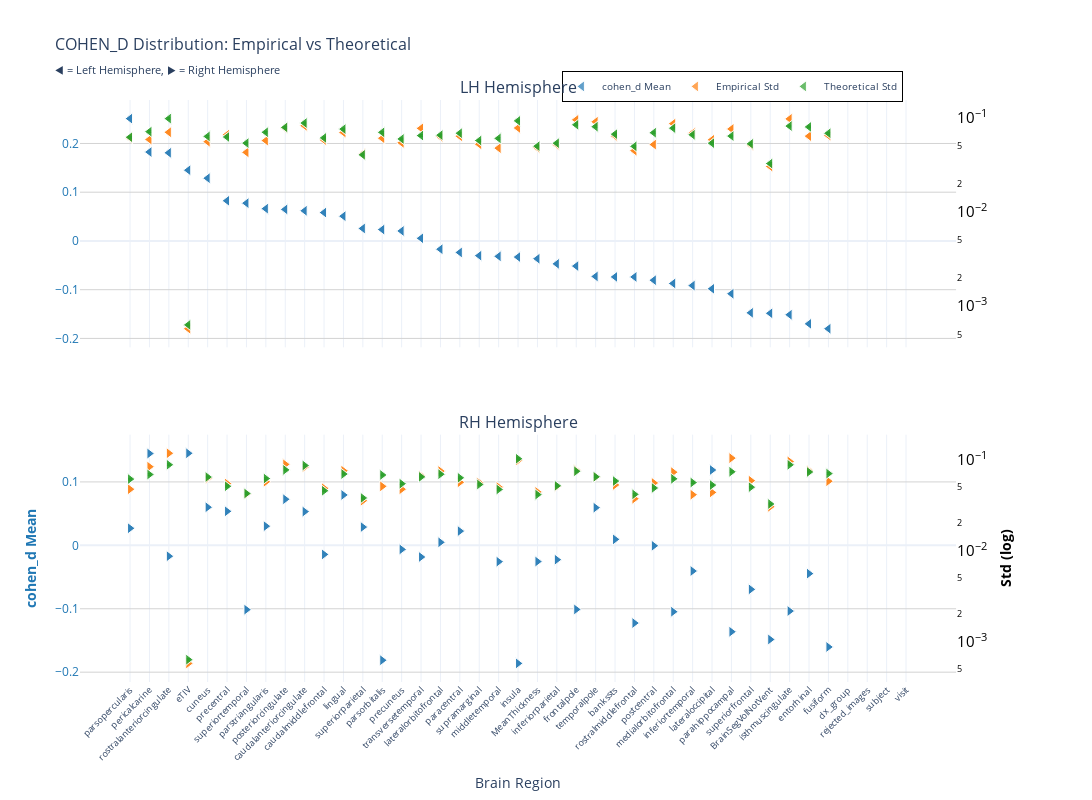
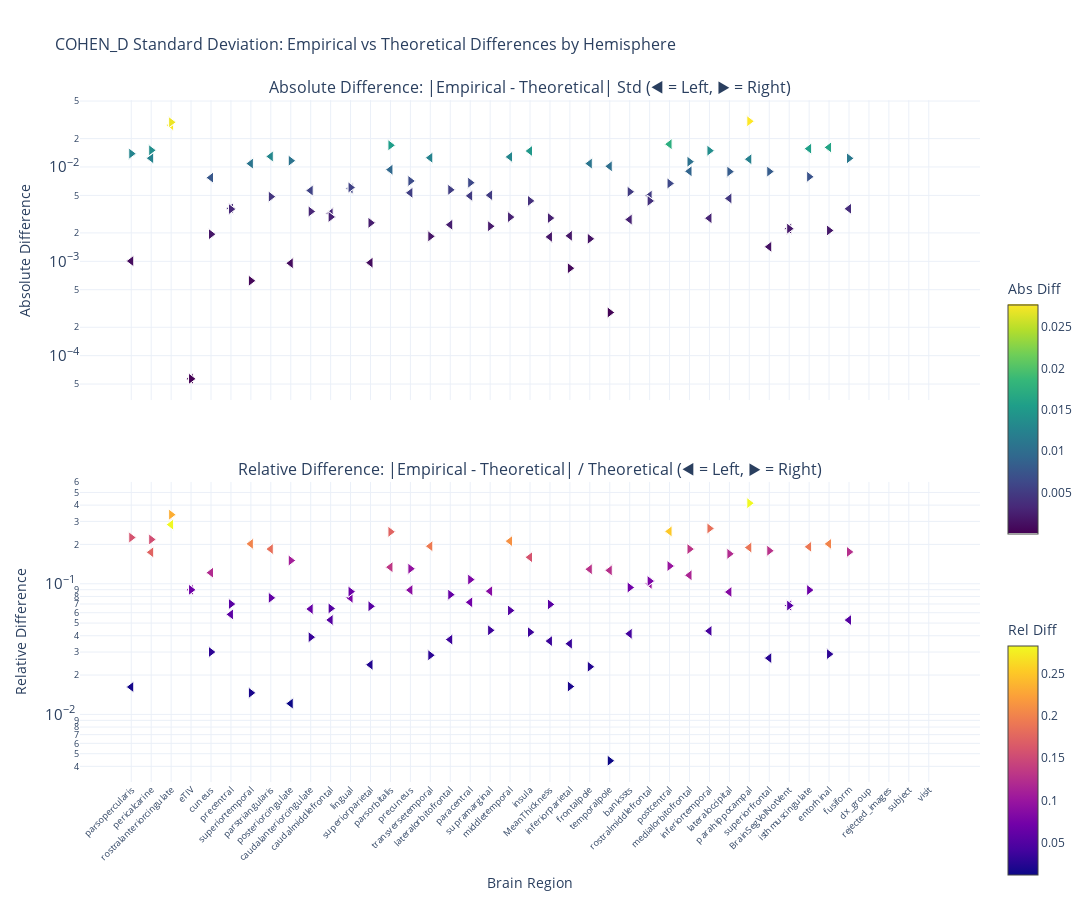

Here is the notebook cell these charts were saved with, in order:
### Markdown cell above
### Cohen's d

### Code cell
nu_nav = df_navr[(df_navr["study"] == "longitudinal") & (df_navr["group"] == "HC-PD")]
data_path = stats_dir / f"cohen_d_longitudinal_{METRIC}.parquet"
df, stats = get_test_stats(
    data_path, stat_functions_F, nu_nav, hemisphere=True, study="longitudinal"
)
show_figure(
    stats, hemisphere=True, stat_name="cohen_d", study="longitudinal", metric=METRIC
)

### Figure 1 — Plotly figure (JSON) as saved in the notebook; plotly's stock layout.template omitted (floating-point values rounded to 4 significant figures)
{"data": [{"hovertemplate": "<b>%{x}</b><br>Mean cohen_d: %{y:.2f}<br><extra></extra>", "legendgroup": "mean", "marker": {"color": "#1f77b4", "line": {"color": "white", "width": 1}, "opacity": 0.7, "size": 10, "symbol": "triangle-left"}, "mode": "markers", "name": "cohen_d Mean", "showlegend": true, "type": "scatter", "x": ["parsopercularis", "parsopercularis", "pericalcarine", "pericalcarine", "rostralanteriorcingulate", "rostralanteriorcingulate", "eTIV", "eTIV", "cuneus", "cuneus", "precentral", "precentral", "superiortemporal", "superiortemporal", "parstriangularis", "parstriangularis", "posteriorcingulate", "posteriorcingulate", "caudalanteriorcingulate", "caudalanteriorcingulate", "caudalmiddlefrontal", "caudalmiddlefrontal", "lingual", "lingual", "superiorparietal", "superiorparietal", "parsorbitalis", "parsorbitalis", "precuneus", "precuneus", "transversetemporal", "transversetemporal", "lateralorbitofrontal", "lateralorbitofrontal", "paracentral", "paracentral", "supramarginal", "supramarginal", "middletemporal", "middletemporal", "insula", "insula", "MeanThickness", "MeanThickness", "inferiorparietal", "inferiorparietal", "frontalpole", "frontalpole", "temporalpole", "temporalpole", "bankssts", "bankssts", "rostralmiddlefrontal", "rostralmiddlefrontal", "postcentral", "postcentral", "medialorbitofrontal", "medialorbitofrontal", "inferiortemporal", "inferiortemporal", "lateraloccipital", "lateraloccipital", "parahippocampal", "parahippocampal", "superiorfrontal", "superiorfrontal", "BrainSegVolNotVent", "BrainSegVolNotVent", "isthmuscingulate", "isthmuscingulate", "entorhinal", "entorhinal", "fusiform", "fusiform", "dx_group", "rejected_images", "subject", "visit"], "xaxis": "x", "y": [0.251, 0.251, 0.1824, 0.1824, 0.1808, 0.1808, 0.1452, 0.1452, 0.1288, 0.1288, 0.08244, 0.08244, 0.0776, 0.0776, 0.06627, 0.06627, 0.06475, 0.06475, 0.06187, 0.06187, 0.05822, 0.05822, 0.05086, 0.05086, 0.02558, 0.02558, 0.02333, 0.02333, 0.02046, 0.02046, 0.005449, 0.005449, -0.01695, -0.01695, -0.0236, -0.0236, -0.03016, -0.03016, -0.0316, -0.0316, -0.03306, -0.03306, -0.03645, -0.03645, -0.04701, -0.04701, -0.05158, -0.05158, -0.07283, -0.07283, -0.07379, -0.07379, -0.07385, -0.07385, -0.08052, -0.08052, -0.08717, -0.08717, -0.0916, -0.0916, -0.09813, -0.09813, -0.1083, -0.1083, -0.1475, -0.1475, -0.1484, -0.1484, -0.1514, -0.1514, -0.1701, -0.1701, -0.1801, -0.1801, NaN, NaN, NaN, NaN], "yaxis": "y"}, {"hovertemplate": "<b>%{x}</b><br>Empirical Std: %{y:.3f}<br><extra></extra>", "legendgroup": "empirical", "marker": {"color": "#ff7f0e", "line": {"color": "white", "width": 1}, "opacity": 0.7, "size": 10, "symbol": "triangle-left"}, "mode": "markers", "name": "Empirical Std", "showlegend": true, "type": "scatter", "x": ["parsopercularis", "parsopercularis", "pericalcarine", "pericalcarine", "rostralanteriorcingulate", "rostralanteriorcingulate", "eTIV", "eTIV", "cuneus", "cuneus", "precentral", "precentral", "superiortemporal", "superiortemporal", "parstriangularis", "parstriangularis", "posteriorcingulate", "posteriorcingulate", "caudalanteriorcingulate", "caudalanteriorcingulate", "caudalmiddlefrontal", "caudalmiddlefrontal", "lingual", "lingual", "superiorparietal", "superiorparietal", "parsorbitalis", "parsorbitalis", "precuneus", "precuneus", "transversetemporal", "transversetemporal", "lateralorbitofrontal", "lateralorbitofrontal", "paracentral", "paracentral", "supramarginal", "supramarginal", "middletemporal", "middletemporal", "insula", "insula", "MeanThickness", "MeanThickness", "inferiorparietal", "inferiorparietal", "frontalpole", "frontalpole", "temporalpole", "temporalpole", "bankssts", "bankssts", "rostralmiddlefrontal", "rostralmiddlefrontal", "postcentral", "postcentral", "medialorbitofrontal", "medialorbitofrontal", "inferiortemporal", "inferiortemporal", "lateraloccipital", "lateraloccipital", "parahippocampal", "parahippocampal", "superiorfrontal", "superiorfrontal", "BrainSegVolNotVent", "BrainSegVolNotVent", "isthmuscingulate", "isthmuscingulate", "entorhinal", "entorhinal", "fusiform", "fusiform", "dx_group", "rejected_images", "subject", "visit"], "xaxis": "x", "y": [0.06107, 0.06107, 0.05874, 0.05874, 0.07008, 0.07008, 0.0005753, 0.0005753, 0.05567, 0.05567, 0.06608, 0.06608, 0.0429, 0.0429, 0.0572, 0.0572, 0.078, 0.078, 0.08219, 0.08219, 0.05787, 0.05787, 0.0698, 0.0698, 0.04131, 0.04131, 0.06056, 0.06056, 0.05416, 0.05416, 0.07716, 0.07716, 0.06289, 0.06289, 0.06357, 0.06357, 0.05225, 0.05225, 0.04756, 0.04756, 0.07781, 0.07781, 0.04807, 0.04807, 0.05177, 0.05177, 0.09495, 0.09495, 0.09047, 0.09047, 0.06414, 0.06414, 0.04471, 0.04471, 0.05185, 0.05185, 0.08649, 0.08649, 0.06874, 0.06874, 0.05832, 0.05832, 0.07593, 0.07593, 0.05141, 0.05141, 0.03039, 0.03039, 0.0972, 0.0972, 0.06375, 0.06375, 0.0648, 0.0648, NaN, NaN, NaN, NaN], "yaxis": "y2"}, {"error_y": {"array": [0.001233, 0.001233, 0.001413, 0.001413, 0.001944, 0.001944, 1.256e-05, 1.256e-05, 0.001259, 0.001259, 0.001241, 0.001241, 0.001068, 0.001068, 0.001393, 0.001393, 0.001569, 0.001569, 0.001745, 0.001745, 0.001214, 0.001214, 0.001504, 0.001504, 0.0008016, 0.0008016, 0.001389, 0.001389, 0.001182, 0.001182, 0.001284, 0.001284, 0.001298, 0.001298, 0.001361, 0.001361, 0.001138, 0.001138, 0.001199, 0.001199, 0.001839, 0.001839, 0.0009912, 0.0009912, 0.001066, 0.001066, 0.001671, 0.001671, 0.001596, 0.001596, 0.001329, 0.001329, 0.0009871, 0.0009871, 0.001377, 0.001377, 0.00154, 0.00154, 0.001309, 0.001309, 0.001067, 0.001067, 0.001269, 0.001269, 0.00105, 0.00105, 0.000648, 0.000648, 0.001621, 0.001621, 0.001587, 0.001587, 0.001359, 0.001359, NaN, NaN, NaN, NaN], "arrayminus": [0.001209, 0.001209, 0.001385, 0.001385, 0.001905, 0.001905, 1.231e-05, 1.231e-05, 0.001234, 0.001234, 0.001216, 0.001216, 0.001047, 0.001047, 0.001366, 0.001366, 0.001538, 0.001538, 0.00171, 0.00171, 0.00119, 0.00119, 0.001475, 0.001475, 0.0007857, 0.0007857, 0.001362, 0.001362, 0.001159, 0.001159, 0.001259, 0.001259, 0.001272, 0.001272, 0.001334, 0.001334, 0.001115, 0.001115, 0.001175, 0.001175, 0.001803, 0.001803, 0.0009716, 0.0009716, 0.001045, 0.001045, 0.001638, 0.001638, 0.001564, 0.001564, 0.001303, 0.001303, 0.0009675, 0.0009675, 0.00135, 0.00135, 0.001509, 0.001509, 0.001283, 0.001283, 0.001045, 0.001045, 0.001243, 0.001243, 0.001029, 0.001029, 0.0006352, 0.0006352, 0.001588, 0.001588, 0.001556, 0.001556, 0.001332, 0.001332, NaN, NaN, NaN, NaN], "color": "#2ca02c", "thickness": 1, "type": "data", "visible": true, "width": 2}, "hovertemplate": "<b>%{x}</b><br>Theoretical Std: %{y:.3f}<br><extra></extra>", "legendgroup": "theoretical", "marker": {"color": "#2ca02c", "line": {"color": "white", "width": 1}, "opacity": 0.7, "size": 10, "symbol": "triangle-left"}, "mode": "markers", "name": "Theoretical Std", "showlegend": true, "type": "scatter", "x": ["parsopercularis", "parsopercularis", "pericalcarine", "pericalcarine", "rostralanteriorcingulate", "rostralanteriorcingulate", "eTIV", "eTIV", "cuneus", "cuneus", "precentral", "precentral", "superiortemporal", "superiortemporal", "parstriangularis", "parstriangularis", "posteriorcingulate", "posteriorcingulate", "caudalanteriorcingulate", "caudalanteriorcingulate", "caudalmiddlefrontal", "caudalmiddlefrontal", "lingual", "lingual", "superiorparietal", "superiorparietal", "parsorbitalis", "parsorbitalis", "precuneus", "precuneus", "transversetemporal", "transversetemporal", "lateralorbitofrontal", "lateralorbitofrontal", "paracentral", "paracentral", "supramarginal", "supramarginal", "middletemporal", "middletemporal", "insula", "insula", "MeanThickness", "MeanThickness", "inferiorparietal", "inferiorparietal", "frontalpole", "frontalpole", "temporalpole", "temporalpole", "bankssts", "bankssts", "rostralmiddlefrontal", "rostralmiddlefrontal", "postcentral", "postcentral", "medialorbitofrontal", "medialorbitofrontal", "inferiortemporal", "inferiortemporal", "lateraloccipital", "lateraloccipital", "parahippocampal", "parahippocampal", "superiorfrontal", "superiorfrontal", "BrainSegVolNotVent", "BrainSegVolNotVent", "isthmuscingulate", "isthmuscingulate", "entorhinal", "entorhinal", "fusiform", "fusiform", "dx_group", "rejected_images", "subject", "visit"], "xaxis": "x", "y": [0.06208, 0.06208, 0.07112, 0.07112, 0.09783, 0.09783, 0.0006321, 0.0006321, 0.06338, 0.06338, 0.06245, 0.06245, 0.05376, 0.05376, 0.07013, 0.07013, 0.07895, 0.07895, 0.08782, 0.08782, 0.0611, 0.0611, 0.07572, 0.07572, 0.04034, 0.04034, 0.06993, 0.06993, 0.05949, 0.05949, 0.06463, 0.06463, 0.06533, 0.06533, 0.06851, 0.06851, 0.05727, 0.05727, 0.06035, 0.06035, 0.09258, 0.09258, 0.04989, 0.04989, 0.05363, 0.05363, 0.08409, 0.08409, 0.08031, 0.08031, 0.06691, 0.06691, 0.04968, 0.04968, 0.0693, 0.0693, 0.07749, 0.07749, 0.06588, 0.06588, 0.05368, 0.05368, 0.06385, 0.06385, 0.05284, 0.05284, 0.03261, 0.03261, 0.08156, 0.08156, 0.07987, 0.07987, 0.0684, 0.0684, NaN, NaN, NaN, NaN], "yaxis": "y2"}, {"hovertemplate": "<b>%{x}</b><br>Mean cohen_d: %{y:.2f}<br><extra></extra>", "legendgroup": "mean", "marker": {"color": "#1f77b4", "line": {"color": "white", "width": 1}, "opacity": 0.7, "size": 10, "symbol": "triangle-right"}, "mode": "markers", "name": "cohen_d Mean", "showlegend": false, "type": "scatter", "x": ["eTIV", "eTIV", "pericalcarine", "pericalcarine", "lateraloccipital", "lateraloccipital", "supramarginal", "supramarginal", "lingual", "lingual", "posteriorcingulate", "posteriorcingulate", "cuneus", "cuneus", "temporalpole", "temporalpole", "precentral", "precentral", "caudalanteriorcingulate", "caudalanteriorcingulate", "parstriangularis", "parstriangularis", "superiorparietal", "superiorparietal", "parsopercularis", "parsopercularis", "paracentral", "paracentral", "bankssts", "bankssts", "lateralorbitofrontal", "lateralorbitofrontal", "postcentral", "postcentral", "precuneus", "precuneus", "caudalmiddlefrontal", "caudalmiddlefrontal", "rostralanteriorcingulate", "rostralanteriorcingulate", "transversetemporal", "transversetemporal", "inferiorparietal", "inferiorparietal", "MeanThickness", "MeanThickness", "middletemporal", "middletemporal", "inferiortemporal", "inferiortemporal", "entorhinal", "entorhinal", "superiorfrontal", "superiorfrontal", "frontalpole", "frontalpole", "superiortemporal", "superiortemporal", "isthmuscingulate", "isthmuscingulate", "medialorbitofrontal", "medialorbitofrontal", "rostralmiddlefrontal", "rostralmiddlefrontal", "parahippocampal", "parahippocampal", "BrainSegVolNotVent", "BrainSegVolNotVent", "fusiform", "fusiform", "parsorbitalis", "parsorbitalis", "insula", "insula", "dx_group", "rejected_images", "subject", "visit"], "xaxis": "x2", "y": [0.1452, 0.1452, 0.1447, 0.1447, 0.1188, 0.1188, 0.09858, 0.09858, 0.07943, 0.07943, 0.07269, 0.07269, 0.06005, 0.06005, 0.05939, 0.05939, 0.05364, 0.05364, 0.05318, 0.05318, 0.03023, 0.03023, 0.0288, 0.0288, 0.02695, 0.02695, 0.02242, 0.02242, 0.009427, 0.009427, 0.004758, 0.004758, -0.0007183, -0.0007183, -0.006395, -0.006395, -0.01431, -0.01431, -0.01716, -0.01716, -0.01841, -0.01841, -0.02262, -0.02262, -0.02555, -0.02555, -0.02574, -0.02574, -0.04051, -0.04051, -0.04458, -0.04458, -0.06941, -0.06941, -0.1011, -0.1011, -0.1014, -0.1014, -0.1036, -0.1036, -0.1047, -0.1047, -0.1225, -0.1225, -0.1362, -0.1362, -0.1484, -0.1484, -0.1603, -0.1603, -0.1811, -0.1811, -0.1861, -0.1861, NaN, NaN, NaN, NaN], "yaxis": "y3"}, {"hovertemplate": "<b>%{x}</b><br>Empirical Std: %{y:.3f}<br><extra></extra>", "legendgroup": "empirical", "marker": {"color": "#ff7f0e", "line": {"color": "white", "width": 1}, "opacity": 0.7, "size": 10, "symbol": "triangle-right"}, "mode": "markers", "name": "Empirical Std", "showlegend": false, "type": "scatter", "x": ["eTIV", "eTIV", "pericalcarine", "pericalcarine", "lateraloccipital", "lateraloccipital", "supramarginal", "supramarginal", "lingual", "lingual", "posteriorcingulate", "posteriorcingulate", "cuneus", "cuneus", "temporalpole", "temporalpole", "precentral", "precentral", "caudalanteriorcingulate", "caudalanteriorcingulate", "parstriangularis", "parstriangularis", "superiorparietal", "superiorparietal", "parsopercularis", "parsopercularis", "paracentral", "paracentral", "bankssts", "bankssts", "lateralorbitofrontal", "lateralorbitofrontal", "postcentral", "postcentral", "precuneus", "precuneus", "caudalmiddlefrontal", "caudalmiddlefrontal", "rostralanteriorcingulate", "rostralanteriorcingulate", "transversetemporal", "transversetemporal", "inferiorparietal", "inferiorparietal", "MeanThickness", "MeanThickness", "middletemporal", "middletemporal", "inferiortemporal", "inferiortemporal", "entorhinal", "entorhinal", "superiorfrontal", "superiorfrontal", "frontalpole", "frontalpole", "superiortemporal", "superiortemporal", "isthmuscingulate", "isthmuscingulate", "medialorbitofrontal", "medialorbitofrontal", "rostralmiddlefrontal", "rostralmiddlefrontal", "parahippocampal", "parahippocampal", "BrainSegVolNotVent", "BrainSegVolNotVent", "fusiform", "fusiform", "parsorbitalis", "parsorbitalis", "insula", "insula", "dx_group", "rejected_images", "subject", "visit"], "xaxis": "x2", "y": [0.0005753, 0.0005753, 0.08392, 0.08392, 0.04375, 0.04375, 0.05585, 0.05585, 0.07575, 0.07575, 0.089, 0.089, 0.06261, 0.06261, 0.06468, 0.06468, 0.0547, 0.0547, 0.08319, 0.08319, 0.0573, 0.0573, 0.03547, 0.03547, 0.04744, 0.04744, 0.05651, 0.05651, 0.05285, 0.05285, 0.07512, 0.07512, 0.05562, 0.05562, 0.04744, 0.04744, 0.04859, 0.04859, 0.1179, 0.1179, 0.06667, 0.06667, 0.05085, 0.05085, 0.04424, 0.04424, 0.05009, 0.05009, 0.04128, 0.04128, 0.0755, 0.0755, 0.05891, 0.05891, 0.07653, 0.07653, 0.04195, 0.04195, 0.09585, 0.09585, 0.07308, 0.07308, 0.03729, 0.03729, 0.1043, 0.1043, 0.03039, 0.03039, 0.05812, 0.05812, 0.05103, 0.05103, 0.09827, 0.09827, NaN, NaN, NaN, NaN], "yaxis": "y4"}, {"error_y": {"array": [1.256e-05, 1.256e-05, 0.001369, 0.001369, 0.001047, 0.001047, 0.001063, 0.001063, 0.001385, 0.001385, 0.001537, 0.001537, 0.001283, 0.001283, 0.001291, 0.001291, 0.001016, 0.001016, 0.00172, 0.00172, 0.001235, 0.001235, 0.0007555, 0.0007555, 0.001218, 0.001218, 0.001258, 0.001258, 0.001158, 0.001158, 0.001379, 0.001379, 0.0009724, 0.0009724, 0.001084, 0.001084, 0.0009067, 0.0009067, 0.001751, 0.001751, 0.001288, 0.001288, 0.001027, 0.001027, 0.0008219, 0.0008219, 0.0009368, 0.0009368, 0.001116, 0.001116, 0.001458, 0.001458, 0.0009928, 0.0009928, 0.001486, 0.001486, 0.0008458, 0.0008458, 0.001748, 0.001748, 0.001226, 0.001226, 0.0008276, 0.0008276, 0.001465, 0.001465, 0.000648, 0.000648, 0.0014, 0.0014, 0.001351, 0.001351, 0.002039, 0.002039, NaN, NaN, NaN, NaN], "arrayminus": [1.231e-05, 1.231e-05, 0.001342, 0.001342, 0.001026, 0.001026, 0.001042, 0.001042, 0.001357, 0.001357, 0.001506, 0.001506, 0.001257, 0.001257, 0.001265, 0.001265, 0.0009957, 0.0009957, 0.001686, 0.001686, 0.00121, 0.00121, 0.0007405, 0.0007405, 0.001194, 0.001194, 0.001233, 0.001233, 0.001135, 0.001135, 0.001352, 0.001352, 0.0009531, 0.0009531, 0.001062, 0.001062, 0.0008887, 0.0008887, 0.001716, 0.001716, 0.001263, 0.001263, 0.001007, 0.001007, 0.0008056, 0.0008056, 0.0009182, 0.0009182, 0.001094, 0.001094, 0.001429, 0.001429, 0.0009731, 0.0009731, 0.001457, 0.001457, 0.000829, 0.000829, 0.001713, 0.001713, 0.001202, 0.001202, 0.0008112, 0.0008112, 0.001436, 0.001436, 0.0006352, 0.0006352, 0.001372, 0.001372, 0.001325, 0.001325, 0.001999, 0.001999, NaN, NaN, NaN, NaN], "color": "#2ca02c", "thickness": 1, "type": "data", "visible": true, "width": 2}, "hovertemplate": "<b>%{x}</b><br>Theoretical Std: %{y:.3f}<br><extra></extra>", "legendgroup": "theoretical", "marker": {"color": "#2ca02c", "line": {"color": "white", "width": 1}, "opacity": 0.7, "size": 10, "symbol": "triangle-right"}, "mode": "markers", "name": "Theoretical Std", "showlegend": false, "type": "scatter", "x": ["eTIV", "eTIV", "pericalcarine", "pericalcarine", "lateraloccipital", "lateraloccipital", "supramarginal", "supramarginal", "lingual", "lingual", "posteriorcingulate", "posteriorcingulate", "cuneus", "cuneus", "temporalpole", "temporalpole", "precentral", "precentral", "caudalanteriorcingulate", "caudalanteriorcingulate", "parstriangularis", "parstriangularis", "superiorparietal", "superiorparietal", "parsopercularis", "parsopercularis", "paracentral", "paracentral", "bankssts", "bankssts", "lateralorbitofrontal", "lateralorbitofrontal", "postcentral", "postcentral", "precuneus", "precuneus", "caudalmiddlefrontal", "caudalmiddlefrontal", "rostralanteriorcingulate", "rostralanteriorcingulate", "transversetemporal", "transversetemporal", "inferiorparietal", "inferiorparietal", "MeanThickness", "MeanThickness", "middletemporal", "middletemporal", "inferiortemporal", "inferiortemporal", "entorhinal", "entorhinal", "superiorfrontal", "superiorfrontal", "frontalpole", "frontalpole", "superiortemporal", "superiortemporal", "isthmuscingulate", "isthmuscingulate", "medialorbitofrontal", "medialorbitofrontal", "rostralmiddlefrontal", "rostralmiddlefrontal", "parahippocampal", "parahippocampal", "BrainSegVolNotVent", "BrainSegVolNotVent", "fusiform", "fusiform", "parsorbitalis", "parsorbitalis", "insula", "insula", "dx_group", "rejected_images", "subject", "visit"], "xaxis": "x2", "y": [0.0006321, 0.0006321, 0.06889, 0.06889, 0.05268, 0.05268, 0.05349, 0.05349, 0.06968, 0.06968, 0.07735, 0.07735, 0.06455, 0.06455, 0.06496, 0.06496, 0.05112, 0.05112, 0.08657, 0.08657, 0.06215, 0.06215, 0.03802, 0.03802, 0.06128, 0.06128, 0.06332, 0.06332, 0.0583, 0.0583, 0.0694, 0.0694, 0.04894, 0.04894, 0.05455, 0.05455, 0.04563, 0.04563, 0.08814, 0.08814, 0.06484, 0.06484, 0.05169, 0.05169, 0.04137, 0.04137, 0.04715, 0.04715, 0.05617, 0.05617, 0.07338, 0.07338, 0.04997, 0.04997, 0.0748, 0.0748, 0.04257, 0.04257, 0.08798, 0.08798, 0.06171, 0.06171, 0.04165, 0.04165, 0.07375, 0.07375, 0.03261, 0.03261, 0.07047, 0.07047, 0.06802, 0.06802, 0.1026, 0.1026, NaN, NaN, NaN, NaN], "yaxis": "y4"}], "layout": {"annotations": [{"font": {"size": 16}, "showarrow": false, "text": "LH Hemisphere", "x": 0.47, "xanchor": "center", "xref": "paper", "y": 1, "yanchor": "bottom", "yref": "paper"}, {"font": {"size": 16}, "showarrow": false, "text": "RH Hemisphere", "x": 0.47, "xanchor": "center", "xref": "paper", "y": 0.425, "yanchor": "bottom", "yref": "paper"}], "height": 800, "hovermode": "x", "legend": {"bgcolor": "rgba(255, 255, 255, 0.9)", "bordercolor": "black", "borderwidth": 1, "font": {"size": 10}, "orientation": "h", "x": 0.7, "xanchor": "center", "y": 1.05}, "title": {"font": {"size": 16}, "text": "COHEN_D Distribution: Empirical vs Theoretical<br><sub>◀ = Left Hemisphere, ▶ = Right Hemisphere</sub>"}, "width": 1400, "xaxis": {"anchor": "y", "domain": [0, 0.94], "matches": "x2", "showticklabels": false}, "xaxis2": {"anchor": "y3", "domain": [0, 0.94], "tickangle": -45, "tickfont": {"size": 9}, "title": {"text": "Brain Region"}}, "yaxis": {"anchor": "x", "domain": [0.575, 1], "gridcolor": "lightgray", "showgrid": true, "tickfont": {"color": "#1f77b4"}, "title": {"font": {"color": "#1f77b4"}, "text": ""}}, "yaxis2": {"anchor": "x", "exponentformat": "power", "overlaying": "y", "showgrid": false, "side": "right", "tickfont": {"color": "black"}, "title": {"font": {"color": "black"}, "text": ""}, "type": "log"}, "yaxis3": {"anchor": "x2", "domain": [0, 0.425], "gridcolor": "lightgray", "showgrid": true, "tickfont": {"color": "#1f77b4"}, "title": {"font": {"color": "#1f77b4"}, "text": "<b>cohen_d Mean</b>"}}, "yaxis4": {"anchor": "x2", "exponentformat": "power", "overlaying": "y3", "showgrid": false, "side": "right", "tickfont": {"color": "black"}, "title": {"font": {"color": "black"}, "text": "<b>Std (log)</b>"}, "type": "log"}}}

### Figure 2 — Plotly figure (JSON) as saved in the notebook; plotly's stock layout.template omitted (floating-point values rounded to 4 significant figures)
{"data": [{"hovertemplate": "<b>%{x}</b><br>Hemisphere: %{text}<br>Abs Diff: %{y:.4f}<br><extra></extra>", "legendgroup": "abs_lh", "marker": {"color": [0.001006, 0.001006, 0.01238, 0.01238, 0.02775, 0.02775, 5.68e-05, 5.68e-05, 0.007704, 0.007704, 0.003639, 0.003639, 0.01086, 0.01086, 0.01293, 0.01293, 0.0009551, 0.0009551, 0.005628, 0.005628, 0.003227, 0.003227, 0.005915, 0.005915, 0.0009671, 0.0009671, 0.009367, 0.009367, 0.005325, 0.005325, 0.01253, 0.01253, 0.002443, 0.002443, 0.004941, 0.004941, 0.005025, 0.005025, 0.01279, 0.01279, 0.01477, 0.01477, 0.001816, 0.001816, 0.001863, 0.001863, 0.01086, 0.01086, 0.01017, 0.01017, 0.002771, 0.002771, 0.004965, 0.004965, 0.01745, 0.01745, 0.009001, 0.009001, 0.002866, 0.002866, 0.004641, 0.004641, 0.01209, 0.01209, 0.001425, 0.001425, 0.002219, 0.002219, 0.01564, 0.01564, 0.01612, 0.01612, 0.003606, 0.003606, NaN, NaN, NaN, NaN], "colorbar": {"len": 0.4, "title": {"text": "Abs Diff"}, "y": 0.75, "yanchor": "top"}, "colorscale": [[0, "#440154"], [0.1111, "#482878"], [0.2222, "#3e4989"], [0.3333, "#31688e"], [0.4444, "#26828e"], [0.5556, "#1f9e89"], [0.6667, "#35b779"], [0.7778, "#6ece58"], [0.8889, "#b5de2b"], [1, "#fde725"]], "line": {"color": "white", "width": 1}, "showscale": true, "size": 10, "symbol": "triangle-left"}, "mode": "markers", "name": "Absolute (lh)", "showlegend": false, "text": ["lh", "lh", "lh", "lh", "lh", "lh", "lh", "lh", "lh", "lh", "lh", "lh", "lh", "lh", "lh", "lh", "lh", "lh", "lh", "lh", "lh", "lh", "lh", "lh", "lh", "lh", "lh", "lh", "lh", "lh", "lh", "lh", "lh", "lh", "lh", "lh", "lh", "lh", "lh", "lh", "lh", "lh", "lh", "lh", "lh", "lh", "lh", "lh", "lh", "lh", "lh", "lh", "lh", "lh", "lh", "lh", "lh", "lh", "lh", "lh", "lh", "lh", "lh", "lh", "lh", "lh", "lh", "lh", "lh", "lh", "lh", "lh", "lh", "lh", "lh", "lh", "lh", "lh"], "type": "scatter", "x": ["parsopercularis", "parsopercularis", "pericalcarine", "pericalcarine", "rostralanteriorcingulate", "rostralanteriorcingulate", "eTIV", "eTIV", "cuneus", "cuneus", "precentral", "precentral", "superiortemporal", "superiortemporal", "parstriangularis", "parstriangularis", "posteriorcingulate", "posteriorcingulate", "caudalanteriorcingulate", "caudalanteriorcingulate", "caudalmiddlefrontal", "caudalmiddlefrontal", "lingual", "lingual", "superiorparietal", "superiorparietal", "parsorbitalis", "parsorbitalis", "precuneus", "precuneus", "transversetemporal", "transversetemporal", "lateralorbitofrontal", "lateralorbitofrontal", "paracentral", "paracentral", "supramarginal", "supramarginal", "middletemporal", "middletemporal", "insula", "insula", "MeanThickness", "MeanThickness", "inferiorparietal", "inferiorparietal", "frontalpole", "frontalpole", "temporalpole", "temporalpole", "bankssts", "bankssts", "rostralmiddlefrontal", "rostralmiddlefrontal", "postcentral", "postcentral", "medialorbitofrontal", "medialorbitofrontal", "inferiortemporal", "inferiortemporal", "lateraloccipital", "lateraloccipital", "parahippocampal", "parahippocampal", "superiorfrontal", "superiorfrontal", "BrainSegVolNotVent", "BrainSegVolNotVent", "isthmuscingulate", "isthmuscingulate", "entorhinal", "entorhinal", "fusiform", "fusiform", "dx_group", "rejected_images", "subject", "visit"], "xaxis": "x", "y": [0.001006, 0.001006, 0.01238, 0.01238, 0.02775, 0.02775, 5.68e-05, 5.68e-05, 0.007704, 0.007704, 0.003639, 0.003639, 0.01086, 0.01086, 0.01293, 0.01293, 0.0009551, 0.0009551, 0.005628, 0.005628, 0.003227, 0.003227, 0.005915, 0.005915, 0.0009671, 0.0009671, 0.009367, 0.009367, 0.005325, 0.005325, 0.01253, 0.01253, 0.002443, 0.002443, 0.004941, 0.004941, 0.005025, 0.005025, 0.01279, 0.01279, 0.01477, 0.01477, 0.001816, 0.001816, 0.001863, 0.001863, 0.01086, 0.01086, 0.01017, 0.01017, 0.002771, 0.002771, 0.004965, 0.004965, 0.01745, 0.01745, 0.009001, 0.009001, 0.002866, 0.002866, 0.004641, 0.004641, 0.01209, 0.01209, 0.001425, 0.001425, 0.002219, 0.002219, 0.01564, 0.01564, 0.01612, 0.01612, 0.003606, 0.003606, NaN, NaN, NaN, NaN], "yaxis": "y"}, {"hovertemplate": "<b>%{x}</b><br>Hemisphere: %{text}<br>Rel Diff: %{y:.2%}<br><extra></extra>", "legendgroup": "rel_lh", "marker": {"color": [0.01621, 0.01621, 0.1741, 0.1741, 0.2836, 0.2836, 0.08986, 0.08986, 0.1216, 0.1216, 0.05827, 0.05827, 0.202, 0.202, 0.1844, 0.1844, 0.0121, 0.0121, 0.06408, 0.06408, 0.05282, 0.05282, 0.07812, 0.07812, 0.02397, 0.02397, 0.1339, 0.1339, 0.08951, 0.08951, 0.1938, 0.1938, 0.03739, 0.03739, 0.07213, 0.07213, 0.08775, 0.08775, 0.2119, 0.2119, 0.1595, 0.1595, 0.03639, 0.03639, 0.03474, 0.03474, 0.1292, 0.1292, 0.1266, 0.1266, 0.04141, 0.04141, 0.09994, 0.09994, 0.2517, 0.2517, 0.1162, 0.1162, 0.04351, 0.04351, 0.08645, 0.08645, 0.1893, 0.1893, 0.02697, 0.02697, 0.06805, 0.06805, 0.1917, 0.1917, 0.2019, 0.2019, 0.05271, 0.05271, NaN, NaN, NaN, NaN], "colorbar": {"len": 0.4, "title": {"text": "Rel Diff"}, "y": 0.25, "yanchor": "top"}, "colorscale": [[0, "#0d0887"], [0.1111, "#46039f"], [0.2222, "#7201a8"], [0.3333, "#9c179e"], [0.4444, "#bd3786"], [0.5556, "#d8576b"], [0.6667, "#ed7953"], [0.7778, "#fb9f3a"], [0.8889, "#fdca26"], [1, "#f0f921"]], "line": {"color": "white", "width": 1}, "showscale": true, "size": 10, "symbol": "triangle-left"}, "mode": "markers", "name": "Relative (lh)", "showlegend": false, "text": ["lh", "lh", "lh", "lh", "lh", "lh", "lh", "lh", "lh", "lh", "lh", "lh", "lh", "lh", "lh", "lh", "lh", "lh", "lh", "lh", "lh", "lh", "lh", "lh", "lh", "lh", "lh", "lh", "lh", "lh", "lh", "lh", "lh", "lh", "lh", "lh", "lh", "lh", "lh", "lh", "lh", "lh", "lh", "lh", "lh", "lh", "lh", "lh", "lh", "lh", "lh", "lh", "lh", "lh", "lh", "lh", "lh", "lh", "lh", "lh", "lh", "lh", "lh", "lh", "lh", "lh", "lh", "lh", "lh", "lh", "lh", "lh", "lh", "lh", "lh", "lh", "lh", "lh"], "type": "scatter", "x": ["parsopercularis", "parsopercularis", "pericalcarine", "pericalcarine", "rostralanteriorcingulate", "rostralanteriorcingulate", "eTIV", "eTIV", "cuneus", "cuneus", "precentral", "precentral", "superiortemporal", "superiortemporal", "parstriangularis", "parstriangularis", "posteriorcingulate", "posteriorcingulate", "caudalanteriorcingulate", "caudalanteriorcingulate", "caudalmiddlefrontal", "caudalmiddlefrontal", "lingual", "lingual", "superiorparietal", "superiorparietal", "parsorbitalis", "parsorbitalis", "precuneus", "precuneus", "transversetemporal", "transversetemporal", "lateralorbitofrontal", "lateralorbitofrontal", "paracentral", "paracentral", "supramarginal", "supramarginal", "middletemporal", "middletemporal", "insula", "insula", "MeanThickness", "MeanThickness", "inferiorparietal", "inferiorparietal", "frontalpole", "frontalpole", "temporalpole", "temporalpole", "bankssts", "bankssts", "rostralmiddlefrontal", "rostralmiddlefrontal", "postcentral", "postcentral", "medialorbitofrontal", "medialorbitofrontal", "inferiortemporal", "inferiortemporal", "lateraloccipital", "lateraloccipital", "parahippocampal", "parahippocampal", "superiorfrontal", "superiorfrontal", "BrainSegVolNotVent", "BrainSegVolNotVent", "isthmuscingulate", "isthmuscingulate", "entorhinal", "entorhinal", "fusiform", "fusiform", "dx_group", "rejected_images", "subject", "visit"], "xaxis": "x2", "y": [0.01621, 0.01621, 0.1741, 0.1741, 0.2836, 0.2836, 0.08986, 0.08986, 0.1216, 0.1216, 0.05827, 0.05827, 0.202, 0.202, 0.1844, 0.1844, 0.0121, 0.0121, 0.06408, 0.06408, 0.05282, 0.05282, 0.07812, 0.07812, 0.02397, 0.02397, 0.1339, 0.1339, 0.08951, 0.08951, 0.1938, 0.1938, 0.03739, 0.03739, 0.07213, 0.07213, 0.08775, 0.08775, 0.2119, 0.2119, 0.1595, 0.1595, 0.03639, 0.03639, 0.03474, 0.03474, 0.1292, 0.1292, 0.1266, 0.1266, 0.04141, 0.04141, 0.09994, 0.09994, 0.2517, 0.2517, 0.1162, 0.1162, 0.04351, 0.04351, 0.08645, 0.08645, 0.1893, 0.1893, 0.02697, 0.02697, 0.06805, 0.06805, 0.1917, 0.1917, 0.2019, 0.2019, 0.05271, 0.05271, NaN, NaN, NaN, NaN], "yaxis": "y2"}, {"hovertemplate": "<b>%{x}</b><br>Hemisphere: %{text}<br>Abs Diff: %{y:.4f}<br><extra></extra>", "legendgroup": "abs_rh", "marker": {"color": [5.68e-05, 5.68e-05, 0.01504, 0.01504, 0.008924, 0.008924, 0.002354, 0.002354, 0.006066, 0.006066, 0.01165, 0.01165, 0.001939, 0.001939, 0.0002869, 0.0002869, 0.003575, 0.003575, 0.003376, 0.003376, 0.004847, 0.004847, 0.002556, 0.002556, 0.01385, 0.01385, 0.006813, 0.006813, 0.005458, 0.005458, 0.005726, 0.005726, 0.006688, 0.006688, 0.007108, 0.007108, 0.002954, 0.002954, 0.02979, 0.02979, 0.001839, 0.001839, 0.0008446, 0.0008446, 0.002874, 0.002874, 0.002942, 0.002942, 0.01488, 0.01488, 0.002123, 0.002123, 0.00894, 0.00894, 0.001732, 0.001732, 0.000622, 0.000622, 0.007873, 0.007873, 0.01137, 0.01137, 0.004366, 0.004366, 0.03053, 0.03053, 0.002219, 0.002219, 0.01235, 0.01235, 0.01699, 0.01699, 0.00437, 0.00437, NaN, NaN, NaN, NaN], "colorbar": {"len": 0.4, "title": {"text": "Abs Diff"}, "y": 0.75, "yanchor": "top"}, "colorscale": [[0, "#440154"], [0.1111, "#482878"], [0.2222, "#3e4989"], [0.3333, "#31688e"], [0.4444, "#26828e"], [0.5556, "#1f9e89"], [0.6667, "#35b779"], [0.7778, "#6ece58"], [0.8889, "#b5de2b"], [1, "#fde725"]], "line": {"color": "white", "width": 1}, "showscale": false, "size": 10, "symbol": "triangle-right"}, "mode": "markers", "name": "Absolute (rh)", "showlegend": false, "text": ["rh", "rh", "rh", "rh", "rh", "rh", "rh", "rh", "rh", "rh", "rh", "rh", "rh", "rh", "rh", "rh", "rh", "rh", "rh", "rh", "rh", "rh", "rh", "rh", "rh", "rh", "rh", "rh", "rh", "rh", "rh", "rh", "rh", "rh", "rh", "rh", "rh", "rh", "rh", "rh", "rh", "rh", "rh", "rh", "rh", "rh", "rh", "rh", "rh", "rh", "rh", "rh", "rh", "rh", "rh", "rh", "rh", "rh", "rh", "rh", "rh", "rh", "rh", "rh", "rh", "rh", "rh", "rh", "rh", "rh", "rh", "rh", "rh", "rh", "rh", "rh", "rh", "rh"], "type": "scatter", "x": ["eTIV", "eTIV", "pericalcarine", "pericalcarine", "lateraloccipital", "lateraloccipital", "supramarginal", "supramarginal", "lingual", "lingual", "posteriorcingulate", "posteriorcingulate", "cuneus", "cuneus", "temporalpole", "temporalpole", "precentral", "precentral", "caudalanteriorcingulate", "caudalanteriorcingulate", "parstriangularis", "parstriangularis", "superiorparietal", "superiorparietal", "parsopercularis", "parsopercularis", "paracentral", "paracentral", "bankssts", "bankssts", "lateralorbitofrontal", "lateralorbitofrontal", "postcentral", "postcentral", "precuneus", "precuneus", "caudalmiddlefrontal", "caudalmiddlefrontal", "rostralanteriorcingulate", "rostralanteriorcingulate", "transversetemporal", "transversetemporal", "inferiorparietal", "inferiorparietal", "MeanThickness", "MeanThickness", "middletemporal", "middletemporal", "inferiortemporal", "inferiortemporal", "entorhinal", "entorhinal", "superiorfrontal", "superiorfrontal", "frontalpole", "frontalpole", "superiortemporal", "superiortemporal", "isthmuscingulate", "isthmuscingulate", "medialorbitofrontal", "medialorbitofrontal", "rostralmiddlefrontal", "rostralmiddlefrontal", "parahippocampal", "parahippocampal", "BrainSegVolNotVent", "BrainSegVolNotVent", "fusiform", "fusiform", "parsorbitalis", "parsorbitalis", "insula", "insula", "dx_group", "rejected_images", "subject", "visit"], "xaxis": "x", "y": [5.68e-05, 5.68e-05, 0.01504, 0.01504, 0.008924, 0.008924, 0.002354, 0.002354, 0.006066, 0.006066, 0.01165, 0.01165, 0.001939, 0.001939, 0.0002869, 0.0002869, 0.003575, 0.003575, 0.003376, 0.003376, 0.004847, 0.004847, 0.002556, 0.002556, 0.01385, 0.01385, 0.006813, 0.006813, 0.005458, 0.005458, 0.005726, 0.005726, 0.006688, 0.006688, 0.007108, 0.007108, 0.002954, 0.002954, 0.02979, 0.02979, 0.001839, 0.001839, 0.0008446, 0.0008446, 0.002874, 0.002874, 0.002942, 0.002942, 0.01488, 0.01488, 0.002123, 0.002123, 0.00894, 0.00894, 0.001732, 0.001732, 0.000622, 0.000622, 0.007873, 0.007873, 0.01137, 0.01137, 0.004366, 0.004366, 0.03053, 0.03053, 0.002219, 0.002219, 0.01235, 0.01235, 0.01699, 0.01699, 0.00437, 0.00437, NaN, NaN, NaN, NaN], "yaxis": "y"}, {"hovertemplate": "<b>%{x}</b><br>Hemisphere: %{text}<br>Rel Diff: %{y:.2%}<br><extra></extra>", "legendgroup": "rel_rh", "marker": {"color": [0.08986, 0.08986, 0.2183, 0.2183, 0.1694, 0.1694, 0.044, 0.044, 0.08706, 0.08706, 0.1506, 0.1506, 0.03003, 0.03003, 0.004416, 0.004416, 0.06993, 0.06993, 0.039, 0.039, 0.07799, 0.07799, 0.06721, 0.06721, 0.2259, 0.2259, 0.1076, 0.1076, 0.09361, 0.09361, 0.08252, 0.08252, 0.1367, 0.1367, 0.1303, 0.1303, 0.06473, 0.06473, 0.338, 0.338, 0.02836, 0.02836, 0.01634, 0.01634, 0.06949, 0.06949, 0.06239, 0.06239, 0.265, 0.265, 0.02893, 0.02893, 0.1789, 0.1789, 0.02315, 0.02315, 0.01461, 0.01461, 0.08949, 0.08949, 0.1843, 0.1843, 0.1048, 0.1048, 0.4139, 0.4139, 0.06805, 0.06805, 0.1752, 0.1752, 0.2497, 0.2497, 0.04258, 0.04258, NaN, NaN, NaN, NaN], "colorbar": {"len": 0.4, "title": {"text": "Rel Diff"}, "y": 0.25, "yanchor": "top"}, "colorscale": [[0, "#0d0887"], [0.1111, "#46039f"], [0.2222, "#7201a8"], [0.3333, "#9c179e"], [0.4444, "#bd3786"], [0.5556, "#d8576b"], [0.6667, "#ed7953"], [0.7778, "#fb9f3a"], [0.8889, "#fdca26"], [1, "#f0f921"]], "line": {"color": "white", "width": 1}, "showscale": false, "size": 10, "symbol": "triangle-right"}, "mode": "markers", "name": "Relative (rh)", "showlegend": false, "text": ["rh", "rh", "rh", "rh", "rh", "rh", "rh", "rh", "rh", "rh", "rh", "rh", "rh", "rh", "rh", "rh", "rh", "rh", "rh", "rh", "rh", "rh", "rh", "rh", "rh", "rh", "rh", "rh", "rh", "rh", "rh", "rh", "rh", "rh", "rh", "rh", "rh", "rh", "rh", "rh", "rh", "rh", "rh", "rh", "rh", "rh", "rh", "rh", "rh", "rh", "rh", "rh", "rh", "rh", "rh", "rh", "rh", "rh", "rh", "rh", "rh", "rh", "rh", "rh", "rh", "rh", "rh", "rh", "rh", "rh", "rh", "rh", "rh", "rh", "rh", "rh", "rh", "rh"], "type": "scatter", "x": ["eTIV", "eTIV", "pericalcarine", "pericalcarine", "lateraloccipital", "lateraloccipital", "supramarginal", "supramarginal", "lingual", "lingual", "posteriorcingulate", "posteriorcingulate", "cuneus", "cuneus", "temporalpole", "temporalpole", "precentral", "precentral", "caudalanteriorcingulate", "caudalanteriorcingulate", "parstriangularis", "parstriangularis", "superiorparietal", "superiorparietal", "parsopercularis", "parsopercularis", "paracentral", "paracentral", "bankssts", "bankssts", "lateralorbitofrontal", "lateralorbitofrontal", "postcentral", "postcentral", "precuneus", "precuneus", "caudalmiddlefrontal", "caudalmiddlefrontal", "rostralanteriorcingulate", "rostralanteriorcingulate", "transversetemporal", "transversetemporal", "inferiorparietal", "inferiorparietal", "MeanThickness", "MeanThickness", "middletemporal", "middletemporal", "inferiortemporal", "inferiortemporal", "entorhinal", "entorhinal", "superiorfrontal", "superiorfrontal", "frontalpole", "frontalpole", "superiortemporal", "superiortemporal", "isthmuscingulate", "isthmuscingulate", "medialorbitofrontal", "medialorbitofrontal", "rostralmiddlefrontal", "rostralmiddlefrontal", "parahippocampal", "parahippocampal", "BrainSegVolNotVent", "BrainSegVolNotVent", "fusiform", "fusiform", "parsorbitalis", "parsorbitalis", "insula", "insula", "dx_group", "rejected_images", "subject", "visit"], "xaxis": "x2", "y": [0.08986, 0.08986, 0.2183, 0.2183, 0.1694, 0.1694, 0.044, 0.044, 0.08706, 0.08706, 0.1506, 0.1506, 0.03003, 0.03003, 0.004416, 0.004416, 0.06993, 0.06993, 0.039, 0.039, 0.07799, 0.07799, 0.06721, 0.06721, 0.2259, 0.2259, 0.1076, 0.1076, 0.09361, 0.09361, 0.08252, 0.08252, 0.1367, 0.1367, 0.1303, 0.1303, 0.06473, 0.06473, 0.338, 0.338, 0.02836, 0.02836, 0.01634, 0.01634, 0.06949, 0.06949, 0.06239, 0.06239, 0.265, 0.265, 0.02893, 0.02893, 0.1789, 0.1789, 0.02315, 0.02315, 0.01461, 0.01461, 0.08949, 0.08949, 0.1843, 0.1843, 0.1048, 0.1048, 0.4139, 0.4139, 0.06805, 0.06805, 0.1752, 0.1752, 0.2497, 0.2497, 0.04258, 0.04258, NaN, NaN, NaN, NaN], "yaxis": "y2"}], "layout": {"annotations": [{"font": {"size": 16}, "showarrow": false, "text": "Absolute Difference: |Empirical - Theoretical| Std (◀ = Left, ▶ = Right)", "x": 0.5, "xanchor": "center", "xref": "paper", "y": 1, "yanchor": "bottom", "yref": "paper"}, {"font": {"size": 16}, "showarrow": false, "text": "Relative Difference: |Empirical - Theoretical| / Theoretical (◀ = Left, ▶ = Right)", "x": 0.5, "xanchor": "center", "xref": "paper", "y": 0.44, "yanchor": "bottom", "yref": "paper"}], "height": 900, "hovermode": "x unified", "showlegend": false, "title": {"font": {"size": 16}, "text": "COHEN_D Standard Deviation: Empirical vs Theoretical Differences by Hemisphere"}, "width": 1400, "xaxis": {"anchor": "y", "domain": [0, 1], "showticklabels": false}, "xaxis2": {"anchor": "y2", "domain": [0, 1], "tickangle": -45, "tickfont": {"size": 9}, "title": {"text": "Brain Region"}}, "yaxis": {"anchor": "x", "domain": [0.56, 1], "exponentformat": "power", "title": {"text": "Absolute Difference"}, "type": "log"}, "yaxis2": {"anchor": "x2", "domain": [0, 0.44], "exponentformat": "power", "title": {"text": "Relative Difference"}, "type": "log"}}}
